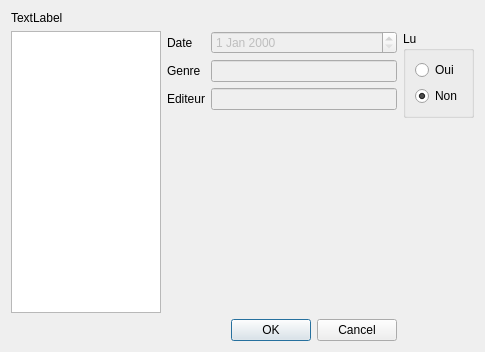
<?xml version="1.0" encoding="UTF-8"?>
<ui version="4.0">
 <class>FenetreLivre</class>
 <widget class="QDialog" name="FenetreLivre">
  <property name="geometry">
   <rect>
    <x>0</x>
    <y>0</y>
    <width>485</width>
    <height>352</height>
   </rect>
  </property>
  <property name="windowTitle">
   <string>Dialog</string>
  </property>
  <layout class="QGridLayout" name="gridLayout_2">
   <item row="1" column="2">
    <widget class="QGroupBox" name="g_lu">
     <property name="maximumSize">
      <size>
       <width>16777215</width>
       <height>100</height>
      </size>
     </property>
     <property name="title">
      <string>Lu</string>
     </property>
     <layout class="QVBoxLayout" name="verticalLayout_2">
      <item>
       <widget class="QRadioButton" name="w_oui">
        <property name="text">
         <string>Oui</string>
        </property>
       </widget>
      </item>
      <item>
       <widget class="QRadioButton" name="w_non">
        <property name="text">
         <string>Non</string>
        </property>
        <property name="checked">
         <bool>true</bool>
        </property>
       </widget>
      </item>
     </layout>
    </widget>
   </item>
   <item row="1" column="0" rowspan="2">
    <layout class="QVBoxLayout" name="verticalLayout">
     <item>
      <widget class="QListWidget" name="w_auteur">
       <property name="maximumSize">
        <size>
         <width>150</width>
         <height>16777215</height>
        </size>
       </property>
       <property name="editTriggers">
        <set>QAbstractItemView::NoEditTriggers</set>
       </property>
      </widget>
     </item>
    </layout>
   </item>
   <item row="3" column="0" colspan="2">
    <widget class="QDialogButtonBox" name="buttonBox">
     <property name="orientation">
      <enum>Qt::Horizontal</enum>
     </property>
     <property name="standardButtons">
      <set>QDialogButtonBox::Cancel|QDialogButtonBox::Ok</set>
     </property>
    </widget>
   </item>
   <item row="0" column="0" colspan="2">
    <layout class="QHBoxLayout" name="horizontalLayout">
     <item>
      <widget class="QLabel" name="l_nom_cycle_numero">
       <property name="text">
        <string>TextLabel</string>
       </property>
      </widget>
     </item>
    </layout>
   </item>
   <item row="2" column="2">
    <spacer name="verticalSpacer">
     <property name="orientation">
      <enum>Qt::Vertical</enum>
     </property>
     <property name="sizeHint" stdset="0">
      <size>
       <width>20</width>
       <height>40</height>
      </size>
     </property>
    </spacer>
   </item>
   <item row="1" column="1" rowspan="2">
    <layout class="QFormLayout" name="formLayout">
     <property name="fieldGrowthPolicy">
      <enum>QFormLayout::AllNonFixedFieldsGrow</enum>
     </property>
     <item row="0" column="0">
      <widget class="QLabel" name="l_date">
       <property name="text">
        <string>Date</string>
       </property>
      </widget>
     </item>
     <item row="0" column="1">
      <widget class="QDateEdit" name="w_date">
       <property name="enabled">
        <bool>false</bool>
       </property>
      </widget>
     </item>
     <item row="2" column="0">
      <widget class="QLabel" name="l_genre">
       <property name="text">
        <string>Genre</string>
       </property>
      </widget>
     </item>
     <item row="2" column="1">
      <widget class="QLineEdit" name="w_genre">
       <property name="enabled">
        <bool>false</bool>
       </property>
      </widget>
     </item>
     <item row="3" column="0">
      <widget class="QLabel" name="l_editeur">
       <property name="text">
        <string>Editeur</string>
       </property>
      </widget>
     </item>
     <item row="3" column="1">
      <widget class="QLineEdit" name="w_editeur">
       <property name="enabled">
        <bool>false</bool>
       </property>
      </widget>
     </item>
    </layout>
   </item>
  </layout>
 </widget>
 <resources/>
 <connections>
  <connection>
   <sender>buttonBox</sender>
   <signal>accepted()</signal>
   <receiver>FenetreLivre</receiver>
   <slot>accept()</slot>
   <hints>
    <hint type="sourcelabel">
     <x>248</x>
     <y>254</y>
    </hint>
    <hint type="destinationlabel">
     <x>157</x>
     <y>274</y>
    </hint>
   </hints>
  </connection>
  <connection>
   <sender>buttonBox</sender>
   <signal>rejected()</signal>
   <receiver>FenetreLivre</receiver>
   <slot>reject()</slot>
   <hints>
    <hint type="sourcelabel">
     <x>316</x>
     <y>260</y>
    </hint>
    <hint type="destinationlabel">
     <x>286</x>
     <y>274</y>
    </hint>
   </hints>
  </connection>
 </connections>
</ui>
